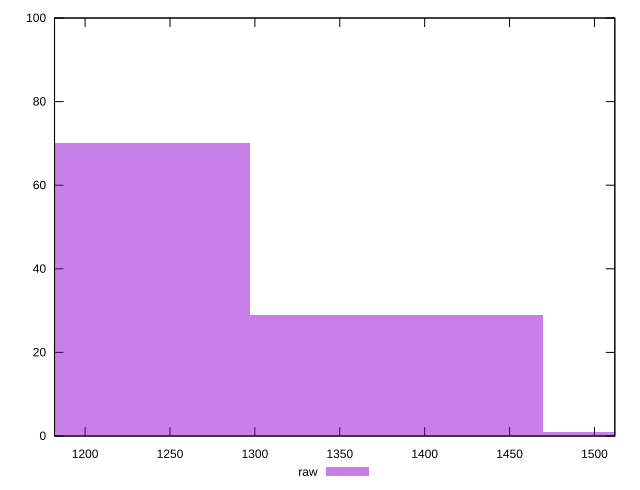

Write gnuplot code to recreate this figure.
reset

$raw <<EOF
1556.4164711709936 1
1210.546144244106 70
1383.4813077075498 29
EOF

set key outside below
set boxwidth 172.93516346344373
set xrange [1182:1512]
set yrange [0:100]
set trange [0:100]
set style fill transparent solid 0.5 noborder
set terminal svg size 640, 490 enhanced background rgb 'white'
set output "report_00018_2021-02-10T15-25-16.877Z/render-blocking-resources/samples/pages+cached/raw/histogram.svg"

plot $raw title "raw" with boxes

reset
